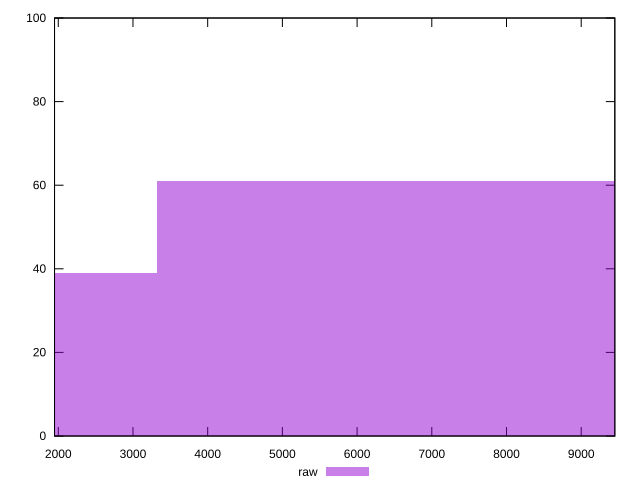

Recreate this plot in gnuplot.
reset

$raw <<EOF
6646.221419489792 61
0 39
EOF

set key outside below
set boxwidth 6646.221419489792
set xrange [1950:9450]
set yrange [0:100]
set trange [0:100]
set style fill transparent solid 0.5 noborder
set terminal svg size 640, 490 enhanced background rgb 'white'
set output "report_00025_2021-02-22T21:38:55.199Z/uses-text-compression/samples/pages/raw/histogram.svg"

plot $raw title "raw" with boxes

reset
